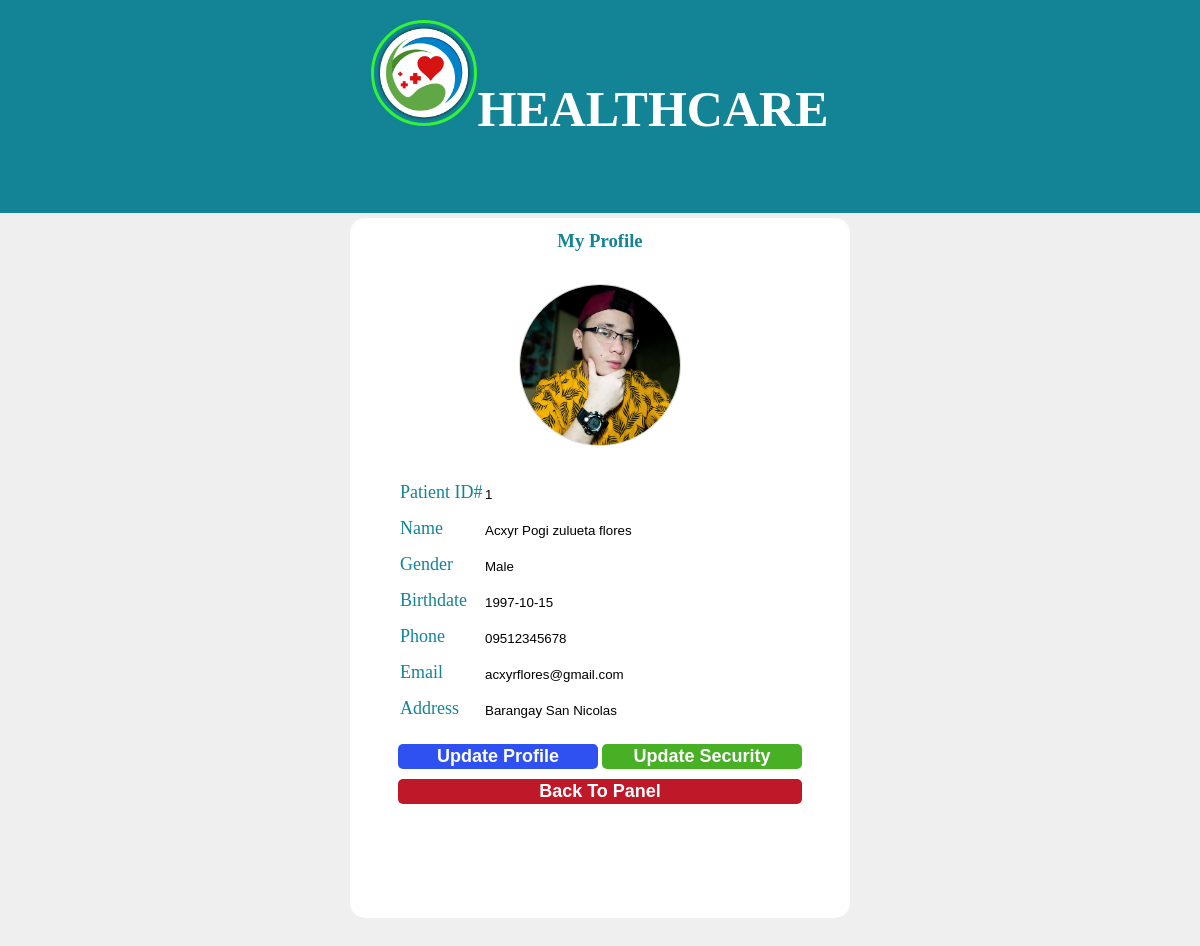
The app's page /patient/pprofile.php (signed in) with its own data.
### tables this page shows
CREATE TABLE IF NOT EXISTS `tbl_patient` (
  `patient_id` int NOT NULL AUTO_INCREMENT,
  `p_firstname` varchar(80) NOT NULL,
  `p_midname` varchar(80) NOT NULL,
  `p_lastname` varchar(80) NOT NULL,
  `p_gender` varchar(80) NOT NULL,
  `p_birthdate` date NOT NULL,
  `p_email` varchar(80) NOT NULL,
  `p_phone` varchar(11) NOT NULL,
  `p_address` varchar(80) NOT NULL,
  `p_username` varchar(80) NOT NULL,
  `p_password` varchar(80) NOT NULL,
  `p_profile` varchar(40) NOT NULL,
  PRIMARY KEY (`patient_id`)
);

### connection/patientsession.php (called while the page is built, shortened)
<?php
$session_id=$_SESSION['patient_id'];
?>

### patient/pprofile.php (the view, shortened to what this page needs)
<?php
			include ('../connection/patientsession.php');
			include ('../connection/connection.php');
			$displayprofileinfo="SELECT * FROM tbl_patient WHERE patient_id='$session_id'";
			$result2=mysqli_query($conn, $displayprofileinfo);
?>
<html>
<head>
</head>
<link rel="stylesheet" type="text/css" href="../css/biginter.css">
<link rel="stylesheet" type="text/css" href="../css/background.css">
<link rel="stylesheet" type="text/css" href="../css/buttons.css">
<link rel="stylesheet" type="text/css" href="../css/panel.css">
<link rel="stylesheet" type="text/css" href="../css/scrollbar.css">
<link rel="stylesheet" type="text/css" href="../css/protected.css">
<body oncontextmenu="return false;">
	<div class="header">
		<center>
			<h1 class="headerh3"><img class="clinic" src="../icons/healthcarelogo.png">Healthcare</h1>
		</center>
	</div>
	<div class="div2">
		<center>
			<h3>My Profile</h3>
		</center>
	</div>
	<center>
		<div class="division">
			<br><br>
			<?php
								$conn2 = new PDO('mysql:host=localhost; dbname=healthcare','root', '');
								$result = $conn2->prepare("SELECT * FROM tbl_patient WHERE patient_id ='$session_id'");
								$result->execute();
								for($i=0; $row = $result->fetch(); $i++){
					?>
				<?php if($row['p_profile'] != ""): ?>
					<img class="PatientProfileImage" src="../uploads/<?php echo $row['p_profile']; ?>">
				<?php else: ?>
					<img class="PatientProfileImage"src="../image/default.png"><br>
				<?php endif; ?>
				<?php } ?>
			<?php
		 			while ($rows=mysqli_fetch_assoc($result2))
		 			{
		 	?>
		 		<br>
		 		<br><br>
				<label>Patient ID#</label>
				<input type="text" class="textline" name="" readonly value="<?php echo $rows['patient_id'];?>"><br><br>
				<label>Name</label>
				<input type="text" class="textline" name="" readonly value="<?php echo $rows['p_firstname']," ",$rows['p_midname']," ",$rows['p_lastname'];?>"><br><br>
				<label>Gender</label>
				<input type="text" class="textline" name="" readonly value="<?php echo $rows['p_gender'];?>"><br><br>
				<label>Birthdate</label>
				<input type="text" class="textline" name="" readonly value="<?php echo $rows['p_birthdate'];?>"><br><br>
				<label>Phone</label>
				<input type="text" class="textline" name="" readonly value="<?php echo $rows['p_phone'];?>"><br><br>
				<label>Email</label>
				<input type="text" class="textline" name="" readonly value="<?php echo $rows['p_email'];?>"><br><br>
				<label>Address</label>
				<input type="text" class="textline" name="" readonly value="<?php echo $rows['p_address'];?>"><br><br>
				<button class="upp" onclick="parent.location='pupdateprofile.php'">Update Profile</button>
				<button class="ups" onclick="parent.location='pupdatesecurity.php'">Update Security</button>
				<button class="bth" onclick="parent.location='psettings.php'">Back To Panel</button>
				<?php
		 			}
		 		?>
		</div>
	</center>
</body>
</html>

### css/biginter.css (style rules this page uses)
* { margin: 0; padding: 0; list-style: none; text-decoration: none; }
.header { background-color: #138496; width: auto; height: 160px; position: inherit; flex-direction: row; padding-bottom: 30px; }
.header h1, .header a { color: white; text-transform: uppercase; }
.headerh3 { color: #17FF17; padding-top: 30px; font-size: 50px; align-content: center; text-align: center; margin-bottom: 20px; background-size: cover; display: block; width: 100%; }
.clinic { height: 100px; width: 100px; border-radius: 50%; margin-top: -10px; border: 3px solid #34F234; }

### css/background.css (style rules this page uses)
body { background-color: #EFEFEF; font-family: Raleway; padding-bottom: 100px; }

### css/buttons.css (style rules this page uses)
@media screen and (min-width: 1024px) { button { font-size: 18px; } }
.division { height: auto; }
.division .upp { background-color: #2F51F2; width: 200px; margin-top: -9px; color: white; }
.division .ups { background-color: #47B024; width: 200px; margin-top: 10px; }
.division .bth { background-color: #BE1829; width: 404px; margin-top: 10px; }

### css/panel.css (style rules this page uses)
.div2 { height: 30px; width: auto; background-color: #138496; margin-top: -15px; padding-bottom: 8px; }
h3 { color: #138496; text-decoration: none; padding-top: 55px; }
img { height: 170px; width: 170px; margin-top: 30px; border-radius: 50%; border: 1px solid #D4D4D4; }
.division { width: 500px; height: 700px; background-color: white; margin-top: 5px; border-radius: 15px; }
.division label { color: #138496; float: left; font-size: 18px; margin-left: 50px; }
.division button { height: 25px; border-radius: 5px; border: currentColor; color: white; cursor: pointer; transition: 0.3s; font-weight: bold; }
.division .textline { float: right; height: 25px; width: 300px; margin-right: 65px; background:transparent; border: currentColor; cursor: default; color: black; }
.PatientProfileImage { height: 160px; width: 160px; border-radius: 50%; }

### css/protected.css (style rules this page uses)
body { -webkit-user-select: none; -moz-user-select: none; -ms-user-select: none; user-select: none; }

### records on screen
tbl_patient: p_profile (picture), patient_id "1", p_firstname+p_midname+p_lastname "Acxyr Pogi zulueta flores", p_gender "Male", p_birthdate "1997-10-15", p_phone "09512345678", p_email "acxyrflores@gmail.com", p_address "Barangay San Nicolas"
